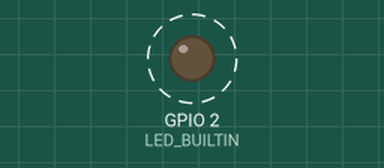
The program below on a simulated ESP8266 (NodeMCU). On the bench: output pins drawn as LEDs (lit = HIGH, except the on-board LED, lit = LOW). Dashed ring = blinking. What the program prints to the serial monitor is not drawn.

Above: at 2.0 s.
Timing chart, 0 to 6.1 s (numbered marks = the images above):
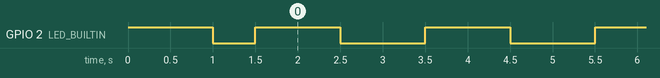

Measured:
- by itself, GPIO 2 (LED_BUILTIN): repeats every 2.0 s: HIGH 1.0 s, LOW 1.0 s

The program:

main.cpp
```cpp
// WiFi includes
#include <ESP8266WiFi.h>
#include <ESP8266mDNS.h>
#include <WiFiUdp.h>
//#include <NTPClient.h>
#include <WiFiClient.h>
#include <ESP8266WebServer.h>
#include <DNSServer.h>

// OTA Includes
#include <ArduinoOTA.h>

// Custom Includes
#include "config.h"


// Set LED_BUILTIN if it is not defined by Arduino framework
// #define LED_BUILTIN 13
ESP8266WebServer server(80);
/* Soft AP network parameters */
IPAddress apIP(192, 168, 4, 1);
IPAddress netMsk(255, 255, 255, 0);
// DNS server
DNSServer dnsServer;

// wifi, client instances
WiFiClient espClient;

void configureOTA() {
  //#ifdef OTA

  // Port defaults to 8266
  //ArduinoOTA.setPort(8266);

  // Hostname defaults to esp8266-[ChipID]
  // ArduinoOTA.setHostname("myesp8266");

  // No authentication by default
  // ArduinoOTA.setPassword("admin");

  // Password can be set with it's md5 value as well
  // MD5(admin) = 21232f297a57a5a743894a0e4a801fc3
  // ArduinoOTA.setPasswordHash("21232f297a57a5a743894a0e4a801fc3");

  ArduinoOTA.onStart([]() {
    Serial.end();
  });


  ArduinoOTA.onProgress([](unsigned int progress, unsigned int total) {
    digitalWrite(LED_BUILTIN, !digitalRead(LED_BUILTIN));
  });
  ArduinoOTA.setHostname(myHostname);
  //ArduinoOTA.setRebootOnSuccess(false);
  ArduinoOTA.begin();
#ifdef SERIALDEBUG
  Serial.println(" OTA ");
#endif
}


void setupAP() {
  digitalWrite(LED_BUILTIN, LOW);   // toggle LED

  /* You can remove the password parameter if you want the AP to be open. */
  WiFi.softAPConfig(apIP, apIP, netMsk);
  WiFi.softAP(softAP_ssid, softAP_password);
  delay(500); // Without delay I've seen the IP address blank
  digitalWrite(LED_BUILTIN, HIGH);   // toggle LED
}

void setupCore() {
#ifdef SERIALDEBUG
  Serial.println("Setup Core:");
#endif
//  loadCredentials(); // Load WLAN credentials from network

//  if (strlen(ssid) > 0) {
//    connectWifi();
//  }
  setupAP();

  // Setup MDNS responder
  int connRes = WiFi.waitForConnectResult();
  if (MDNS.begin(myHostname)) {
    /* Setup the DNS server redirecting all the domains to the apIP */
    dnsServer.setErrorReplyCode(DNSReplyCode::NoError);
    if ( connRes == WL_CONNECTED ) {
      dnsServer.start(DNS_PORT, "*", WiFi.localIP());
    } else {
      dnsServer.start(DNS_PORT, "*", apIP);
    }
    MDNS.addService("http", "tcp", 80);
#ifdef SERIALDEBUG
    Serial.print(" MDNS ");
#endif
  }
//  startHTTP();
  configureOTA();
#ifdef SERIALDEBUG
  Serial.println("Setup Core Complete!");
#endif
}

void setup()
{
  // initialize LED digital pin as an output.
  pinMode(LED_BUILTIN, OUTPUT);
  digitalWrite(LED_BUILTIN, HIGH);
#ifdef SERIALDEBUG
  Serial.begin(115200);
#endif

#ifndef SERIALDEBUG
  Serial.setDebugOutput(true);
#endif
  WiFi.disconnect(true);
#ifdef SERIALDEBUG
  Serial.println("Wifi Disconnect");
#endif
  WiFi.softAPdisconnect(true);
  WiFi.persistent(false);
  delay(500);
  WiFi.mode(WIFI_AP_STA);
#ifdef SERIALDEBUG
  Serial.println("Wifi Setmode AP_STA");
#endif
  delay(500);
  setupCore();
  // Set Hostname.
  String hostname(myHostname);
  WiFi.hostname(myHostname);


}

void loop()
{
  // turn the LED on (HIGH is the voltage level)
  digitalWrite(LED_BUILTIN, HIGH);
  Serial.print(".");
  // wait for a second
  delay(1000);

  // turn the LED off by making the voltage LOW
  digitalWrite(LED_BUILTIN, LOW);
  Serial.print(".");
   // wait for a second
  delay(1000);

}
```

credentials.cpp
```cpp
#include <EEPROM.h>
/** Load WLAN credentials from EEPROM */
void loadCredentials(char* ssid, char* password) {
  EEPROM.begin(512);
  EEPROM.get(0, ssid);
  EEPROM.get(0 + sizeof(ssid), password);
  char ok[2 + 1];
  EEPROM.get(0 + sizeof(ssid) + sizeof(password), ok);
  EEPROM.end();
  if (strcmp(ok,"OK") != 0) {
    ssid[0] = 0;
    password[0] = 0;
  }
  if (strlen(ssid) > 0) {
  } else {
  }
}

/** Store WLAN credentials to EEPROM */
void saveCredentials(char *ssid, char *password) {
  EEPROM.begin(512);
  EEPROM.put(0, ssid);
  EEPROM.put(0 + sizeof(ssid), password);
  char ok[2 + 1] = "OK";
  EEPROM.put(0 + sizeof(ssid) + sizeof(password), ok);
  EEPROM.commit();
  EEPROM.end();
}
```

setup.cpp
```cpp

```

tools.cpp
```cpp
#include <PubSubClient.h>
/** Is this an IP? */
boolean isIp(String str) {
  for (size_t i = 0; i < str.length(); i++) {
    int c = str.charAt(i);
    if (c != '.' && (c < '0' || c > '9')) {
      return false;
    }
  }
  return true;
}

/** IP to String? */
String toStringIp(IPAddress ip) {
  String res = "";
  for (int i = 0; i < 3; i++) {
    res += String((ip >> (8 * i)) & 0xFF) + ".";
  }
  res += String(((ip >> 8 * 3)) & 0xFF);
  return res;
}
```

config.h
```cpp
#define OTA
#define CLIENTID "esp_wifi_base"
#define SERIALDEBUG

// Hostname
const char *myHostname = CLIENTID;

/* Don't set this wifi credentials. They are configurated at runtime and stored on EEPROM */
char ssid[32] = "";
char password[32] = "";

/* Set these to your desired softAP credentials. They are not configurable at runtime */
const char *softAP_ssid = CLIENTID;
const char *softAP_password = "12345678";

// DNS server
const uint8_t DNS_PORT = 53;
```
